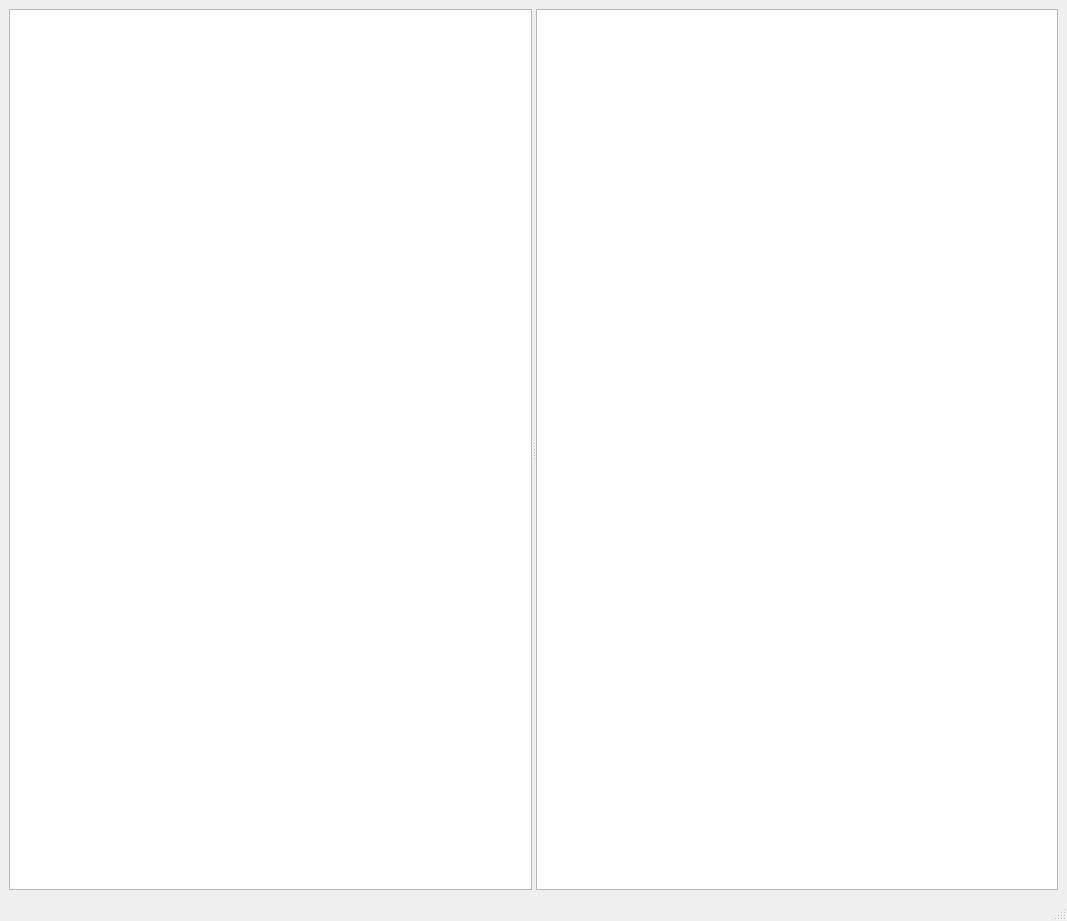
<?xml version="1.0" encoding="UTF-8"?>
<ui version="4.0">
 <class>MainWindow</class>
 <widget class="QMainWindow" name="MainWindow">
  <property name="geometry">
   <rect>
    <x>0</x>
    <y>0</y>
    <width>1067</width>
    <height>921</height>
   </rect>
  </property>
  <property name="windowTitle">
   <string>MainWindow</string>
  </property>
  <widget class="QWidget" name="centralwidget">
   <layout class="QVBoxLayout" name="verticalLayout">
    <item>
     <widget class="QSplitter" name="splitter">
      <property name="orientation">
       <enum>Qt::Horizontal</enum>
      </property>
      <widget class="QGraphicsView" name="main_scene"/>
      <widget class="QGraphicsView" name="info_scene"/>
     </widget>
    </item>
   </layout>
  </widget>
  <widget class="QMenuBar" name="menubar">
   <property name="geometry">
    <rect>
     <x>0</x>
     <y>0</y>
     <width>1067</width>
     <height>26</height>
    </rect>
   </property>
  </widget>
  <widget class="QStatusBar" name="statusbar"/>
 </widget>
 <resources/>
 <connections/>
</ui>
